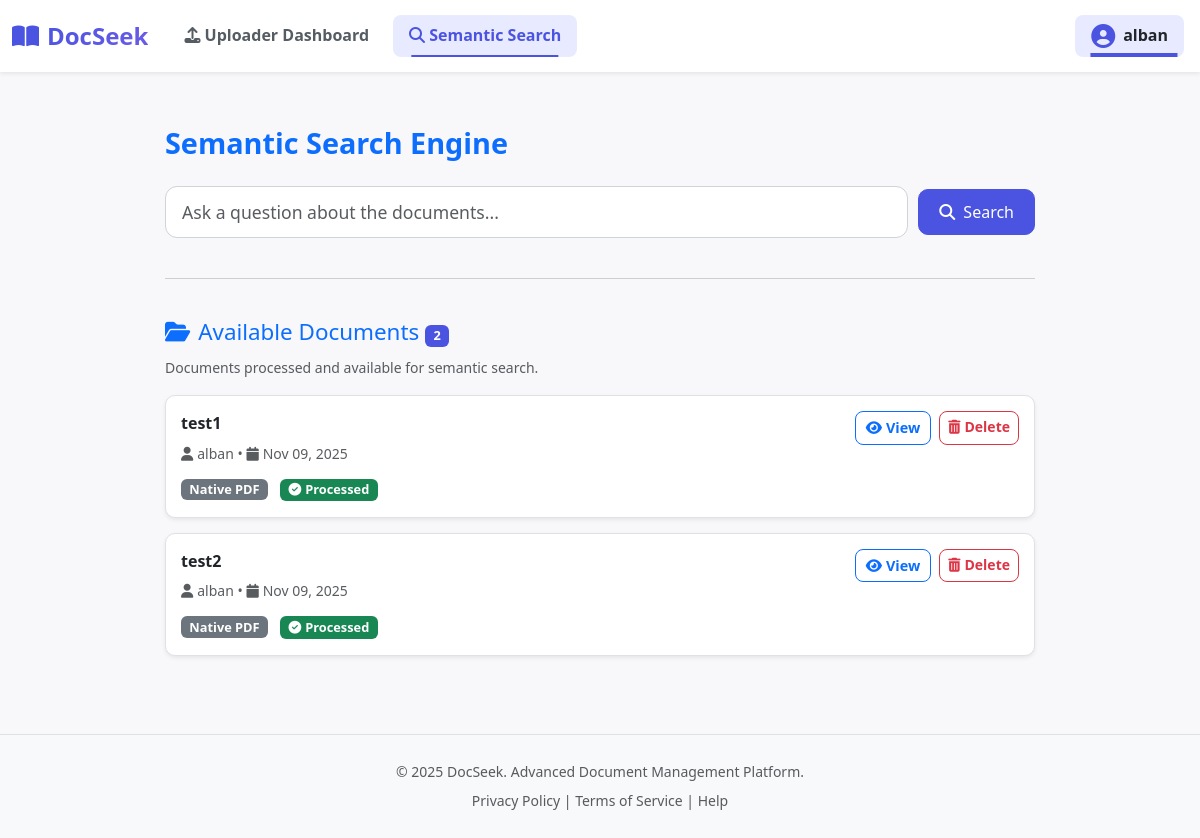
/documents/ (signed in), run on an earlier commit of the app's database.
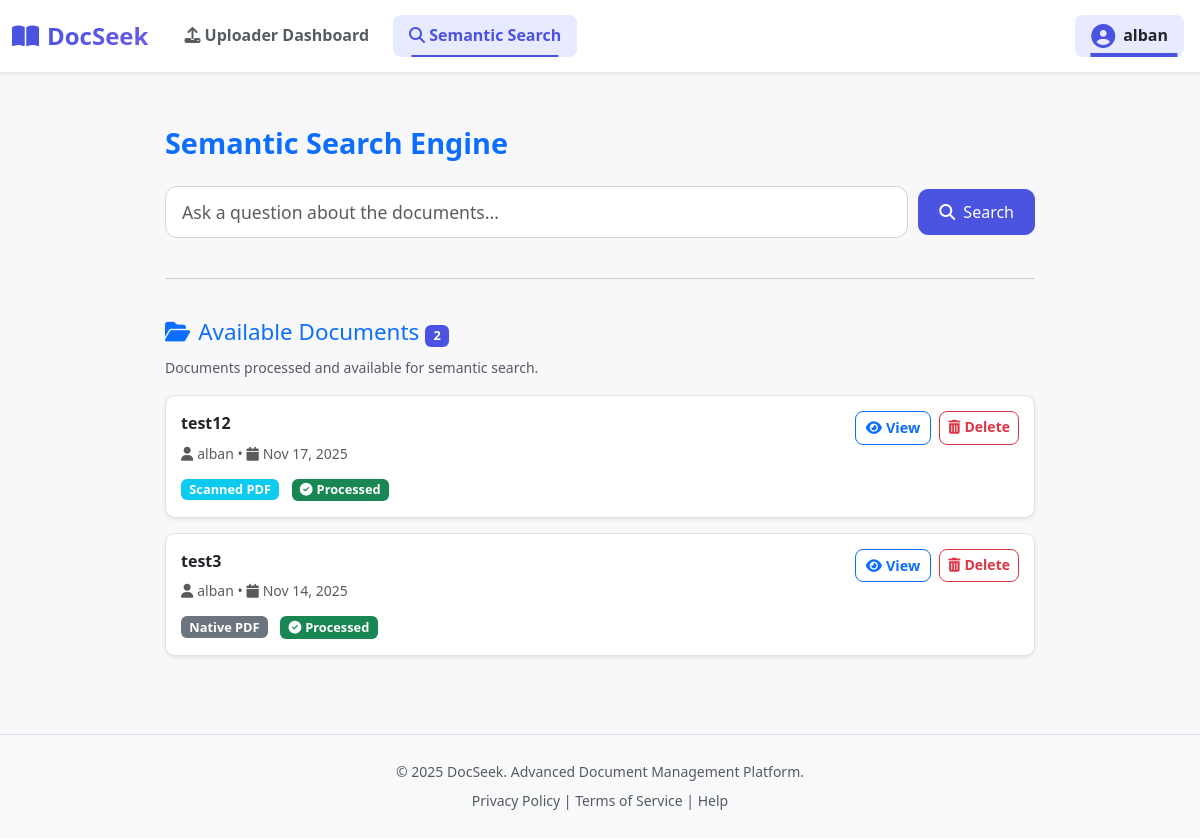
And on a later commit of the database.
### doc_manager/models.py (models this page shows, shortened)
class Document(models.Model):
    DOCUMENT_TYPES = [
        ('native', 'Native PDF'),
        ('scanned', 'Scanned PDF'),
    ]
    PROCESSING_STATES = [
        ('pending', 'Pending'),
        ('ocr_queued', 'OCR Queued'),
        ('ocr_processing', 'OCR Processing'),
        ('ocr_completed', 'OCR Completed'),
        ('ocr_failed', 'OCR Failed'),
        ('rag_processing', 'RAG Processing'),
        ('completed', 'Completed'),
        ('failed', 'Failed'),
    ]
    uploader = models.ForeignKey(User, on_delete=models.CASCADE)
    file = models.FileField(upload_to='documents/%Y/%m/%d/')
    title = models.CharField(max_length=100)
    uploaded_at = models.DateTimeField(auto_now_add=True)
    document_type = models.CharField(
        max_length=20,
        choices=DOCUMENT_TYPES,
        default='native'
    )
    processing_state = models.CharField(
        max_length=20,
        choices=PROCESSING_STATES,
        default='pending'
    )
    is_processed = models.BooleanField(default=False)
    processing_output = models.TextField(blank=True, null=True)
    ocr_text = models.TextField(blank=True, null=True, help_text="Extracted text from OCR")
    ocr_completed_at = models.DateTimeField(null=True, blank=True)
    ocr_error = models.TextField(blank=True, null=True)
    processed_file = models.FileField(
        upload_to='documents/processed/%Y/%m/%d/',
        null=True,
        blank=True,
        help_text="PDF with OCR text layer"
    )
    class Meta:
        ordering = ['-uploaded_at']

### doc_manager/views.py (the view, shortened to what this page needs)
# urls.py: path("", views.DocumentListView.as_view(), name='document_list'),
class DocumentListView(SearcherRequiredMixin, ListView):
    model = Document
    template_name = 'doc_manager/document_list.html'
    context_object_name = 'documents'
    def get_queryset(self):
        if self.request.user.profile.is_searcher:
            return Document.objects.filter(is_processed=True).order_by('-uploaded_at')
        return Document.objects.filter(uploader=self.request.user).order_by('-uploaded_at')
    def get_context_data(self, **kwargs):
        context = super().get_context_data(**kwargs)
        search_query = self.request.GET.get('q', '').strip()
        context['rag_results_by_doc'] = None
        context['search_query'] = search_query
        return context

### doc_manager/mixins.py (called while the page is built)
    def test_func(self):
        user = self.request.user
        return user.is_authenticated and user.profile.is_searcher

### doc_manager/templates/doc_manager/document_list.html (shortened to what this page needs)
{% extends 'base.html' %}
{% load static %}
{% load rag_filters %}
{% block extra_css %}
<link rel="stylesheet" href="{% static 'css/doc_manager/document_list.css' %}">
{% endblock %}
{% block content %}
<div class="semantic-container">
    <h1 class="page-title">Semantic Search Engine</h1>
    {% if user.profile.is_searcher %}
        <form method="GET" action="{% url 'document_list' %}" class="search-form">
            <input type="text" name="q" placeholder="Ask a question about the documents..."
                   class="form-control search-input" value="{{ search_query }}" autofocus>
            <button type="submit" class="btn btn-primary search-btn">
                <i class="fas fa-search me-2"></i>Search
            </button>
        </form>
        <hr class="divider">
        {% if documents %}
            <h2 class="section-title">
                <i class="fas fa-folder-open me-2"></i>Available Documents
                <span class="badge bg-primary">{{ documents.count }}</span>
            </h2>
            <p class="text-muted small mb-3">Documents processed and available for semantic search.</p>
            <div class="doc-list">
                {% for doc in documents %}
                    <div class="doc-card shadow-sm">
                        <div class="doc-header">
                            <div class="d-flex justify-content-between align-items-start w-100">
                                <div>
                                    <strong class="d-block mb-1">{{ doc.title }}</strong>
                                    <small class="text-muted">
                                        <i class="fas fa-user me-1"></i>{{ doc.uploader.username }} •
                                        <i class="fas fa-calendar me-1"></i>{{ doc.uploaded_at|date:"M d, Y" }}
                                    </small>
                                </div>
                                <div class="d-flex gap-2">
                                    <a href="{% url 'document_viewer' doc.pk %}"
                                       class="btn btn-outline-primary btn-sm">
                                        <i class="fas fa-eye me-1"></i>View
                                    </a>
                                    {% if doc.uploader == user and user.profile.is_uploader %}
                                    <a href="{% url 'document_delete' doc.pk %}"
                                       class="btn btn-outline-danger btn-sm">
                                        <i class="fas fa-trash-alt me-1"></i>Delete
                                    </a>
                                    {% endif %}
                                </div>
                            </div>
                        </div>
                        <div class="doc-body">
                            <div class="d-flex justify-content-between align-items-center">
                                <div>
                                    <span class="badge {% if doc.document_type == 'scanned' %}bg-info{% else %}bg-secondary{% endif %} me-2">
                                        {{ doc.get_document_type_display }}
                                    </span>
                                    {% if doc.is_processed %}
                                        <span class="badge bg-success">
                                            <i class="fas fa-check-circle me-1"></i>Processed
                                        </span>
                                    {% endif %}
                                </div>
                            </div>
                        </div>
                    </div>
                {% endfor %}
            </div>
        {% else %}
            <div class="alert alert-info mt-3">
                <i class="fas fa-info-circle me-2"></i>
                No documents found. Upload some documents to start searching!
            </div>
        {% endif %}
    {% else %}
        <div class="alert alert-danger mt-4">
            <i class="fas fa-lock me-2"></i>
            You do not have permission to view this content.
        </div>
    {% endif %}
</div>
{% endblock content %}

What changed in the data, as far as the page shows it:
removed Document: title "test1", uploader.username "alban", uploaded_at "Nov 09, 2025", shows "Delete", document_type "Native PDF", is_processed True (drawn)
removed Document: title "test2", uploader.username "alban", uploaded_at "Nov 09, 2025", shows "Delete", document_type "Native PDF", is_processed True (drawn)
added Document: title "test12", uploader.username "alban", uploaded_at "Nov 17, 2025", shows "Delete", document_type "Scanned PDF", is_processed True (drawn)
added Document: title "test3", uploader.username "alban", uploaded_at "Nov 14, 2025", shows "Delete", document_type "Native PDF", is_processed True (drawn)
